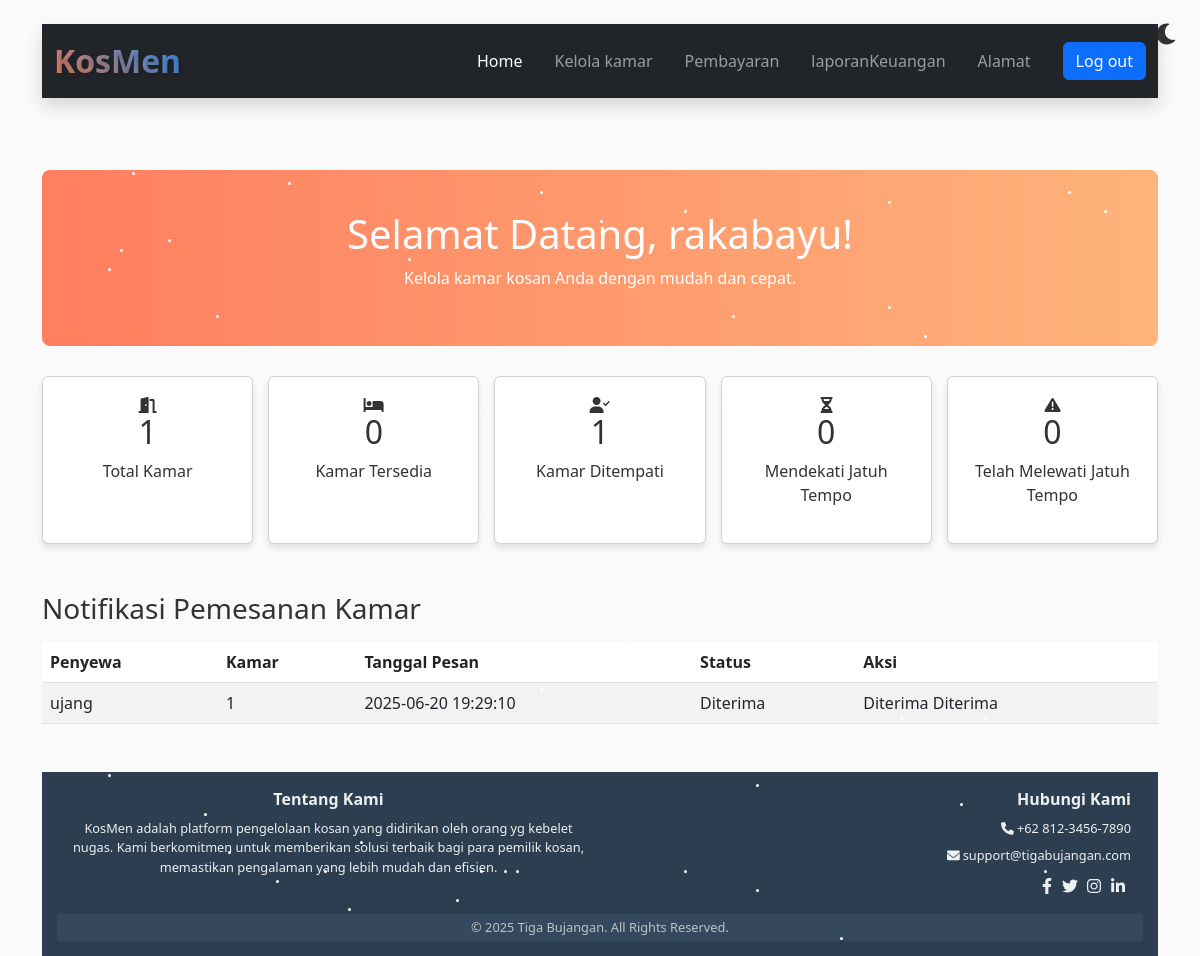
/commponent/dashboard.php (signed in), run on an earlier commit of the app's database.
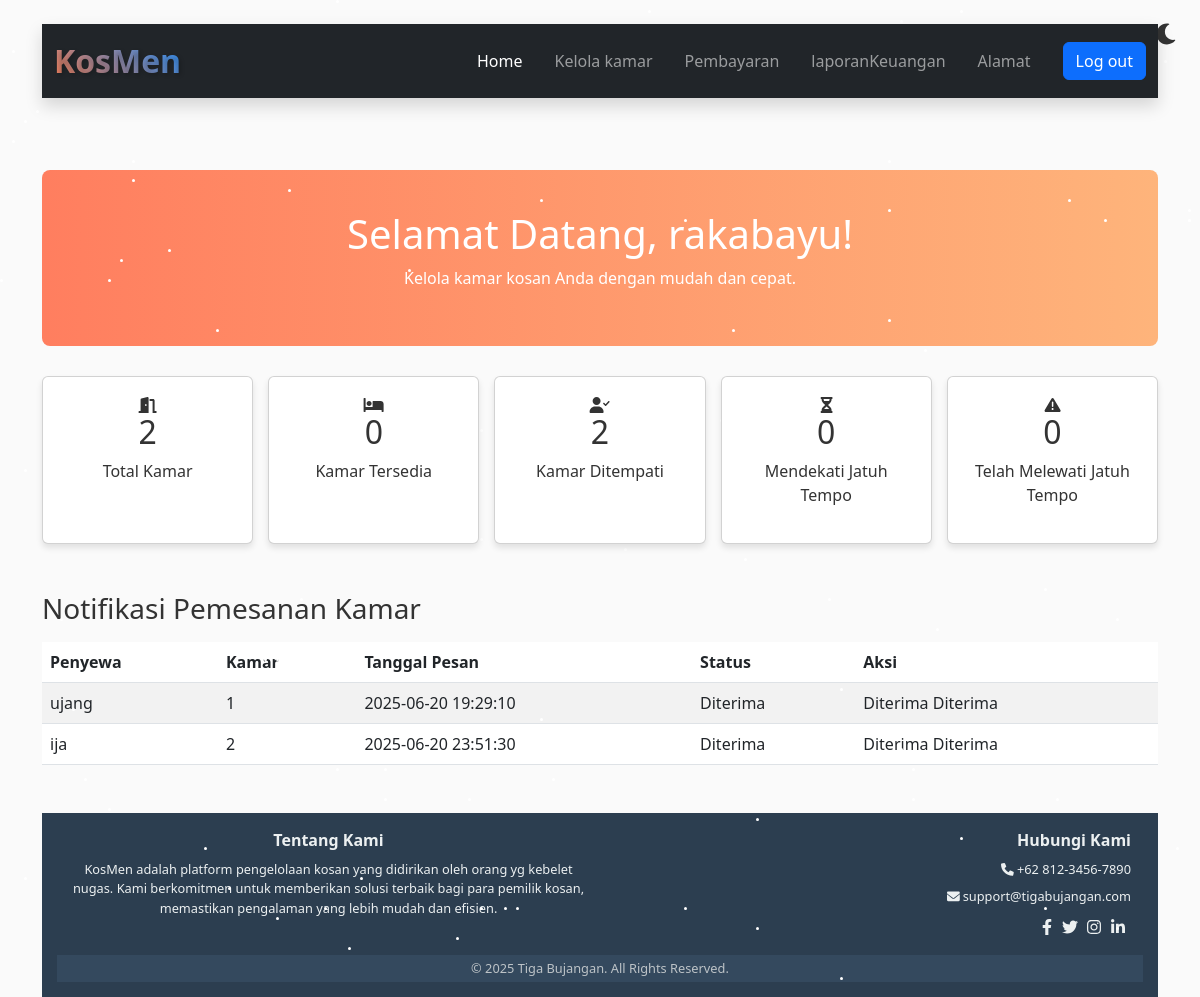
And on a later commit of the database.
### tables this page shows
CREATE TABLE `reservations` (
  `id` int(11) NOT NULL AUTO_INCREMENT,
  `user_id` int(11) NOT NULL,
  `room_id` int(11) NOT NULL,
  `pemilik_id` int(11) NOT NULL,
  `tanggal_pesan` datetime DEFAULT current_timestamp(),
  `status` enum('Menunggu','Diterima','Ditolak') DEFAULT 'Menunggu',
  `created_at` timestamp NOT NULL DEFAULT current_timestamp(),
  PRIMARY KEY (`id`),
  KEY `user_id` (`user_id`),
  KEY `room_id` (`room_id`),
  KEY `pemilik_id` (`pemilik_id`),
  CONSTRAINT `reservations_ibfk_1` FOREIGN KEY (`user_id`) REFERENCES `users` (`id`),
  CONSTRAINT `reservations_ibfk_2` FOREIGN KEY (`room_id`) REFERENCES `rooms` (`id`),
  CONSTRAINT `reservations_ibfk_3` FOREIGN KEY (`pemilik_id`) REFERENCES `users` (`id`)
);

CREATE TABLE `users` (
  `id` int(11) NOT NULL AUTO_INCREMENT,
  `username` varchar(255) NOT NULL,
  `password` varchar(255) NOT NULL,
  `email` varchar(255) NOT NULL,
  `role` varchar(10) NOT NULL,
  `nama_kosan` varchar(255) DEFAULT NULL,
  `created_at` timestamp NOT NULL DEFAULT current_timestamp(),
  `reset_token` varchar(255) DEFAULT NULL,
  `reset_token_expiry` datetime DEFAULT NULL,
  `no_gopay` varchar(20) DEFAULT NULL,
  `alamat_kosan` text DEFAULT NULL,
  `latitude` varchar(50) DEFAULT NULL,
  `longitude` varchar(50) DEFAULT NULL,
  `is_verified` tinyint(1) DEFAULT 0,
  `verification_token` varchar(100) DEFAULT NULL,
  `is_deleted` tinyint(1) DEFAULT 0,
  PRIMARY KEY (`id`)
);

CREATE TABLE `rooms` (
  `id` int(11) NOT NULL AUTO_INCREMENT,
  `number` varchar(50) NOT NULL,
  `price` decimal(10,2) NOT NULL,
  `status` enum('Kosong','Ditempati') NOT NULL,
  `facilities` text NOT NULL,
  `tenant_name` varchar(255) DEFAULT NULL,
  `tenant_phone` varchar(20) DEFAULT NULL,
  `tenant_email` varchar(255) NOT NULL,
  `tenant_date` date DEFAULT NULL,
  `last_payment_date` date DEFAULT NULL,
  `reminder_sent` tinyint(1) NOT NULL DEFAULT 0,
  `payment_status` enum('belum bayar','sudah bayar') NOT NULL,
  `days_left` int(11) NOT NULL,
  `user_id` int(10) unsigned NOT NULL,
  `photo` varchar(255) DEFAULT NULL,
  PRIMARY KEY (`id`),
  KEY `user_id` (`user_id`)
);

### commponent/dashboard.php (the view, shortened to what the changed rows need)
<?php
$host = 'localhost';
$dbname = 'users';
$username = 'root';
$password = '';
try {
    $pdo = new PDO("mysql:host=$host;dbname=$dbname", $username, $password);
    $pdo->setAttribute(PDO::ATTR_ERRMODE, PDO::ERRMODE_EXCEPTION);
} catch (PDOException $e) {
    die("Gagal terhubung ke database: " . $e->getMessage());
}
$user_id = $_SESSION['user_id'];
$stmt = $pdo->prepare("SELECT COUNT(*) FROM rooms WHERE user_id = ?");
$stmt->execute([$user_id]);
$totalRooms = $stmt->fetchColumn();
$stmt = $pdo->prepare("SELECT COUNT(*) FROM rooms WHERE status = 'Ditempati' AND user_id = ?");
$stmt->execute([$user_id]);
$occupiedRooms = $stmt->fetchColumn();
$availableRooms = $totalRooms - $occupiedRooms;
$stmt = $pdo->prepare("
    SELECT COUNT(*) AS count
    FROM rooms
    WHERE status = 'Ditempati'
    AND user_id = ?
    AND DATEDIFF(DATE_ADD(tenant_date, INTERVAL 1 MONTH), NOW()) BETWEEN 0 AND 3
");
$stmt->execute([$user_id]);
$dueSoon = $stmt->fetch(PDO::FETCH_ASSOC)['count'];
$stmt = $pdo->prepare("
    SELECT COUNT(*) AS count
    FROM rooms
    WHERE status = 'Ditempati'
    AND user_id = ?
    AND DATEDIFF(DATE_ADD(tenant_date, INTERVAL 1 MONTH), NOW()) < 0
");
$stmt->execute([$user_id]);
$overdue = $stmt->fetch(PDO::FETCH_ASSOC)['count'];
$stmt = $pdo->prepare("
    SELECT r.*, u.username AS penyewa, rm.number AS no_kamar
    FROM reservations r
    JOIN users u ON r.user_id = u.id
    JOIN rooms rm ON r.room_id = rm.id
    WHERE r.pemilik_id = ?
");
$stmt->execute([$_SESSION['user_id']]);
$pesanan = $stmt->fetchAll(PDO::FETCH_ASSOC);
?>
<!DOCTYPE html>
<html lang="en">
<head>
    <link href="https://cdn.jsdelivr.net/npm/bootstrap@5.3.0/dist/css/bootstrap.min.css" rel="stylesheet">
</head>
<body class="light-mode">
    <div class="stars">
        <?php for ($i = 0; $i < 100; $i++): ?>
            <span style="top: <?= rand(0, 100) ?>%; left: <?= rand(0, 100) ?>%; animation-delay: <?= rand(0, 5) ?>s;"></span>
        <?php endfor; ?>
    </div>
    <div class="container mt-4">
        <div class="banner">
            <h1>Selamat Datang, <?= htmlspecialchars($_SESSION['username']) ?>!</h1>
        </div>
        <div class="stats">
            <div class="card">
                <i class="fas fa-door-open icon"></i>
                <h2><?= $totalRooms ?></h2>
                <p>Total Kamar</p>
            </div>
            <div class="card">
                <h2><?= $availableRooms ?></h2>
            </div>
            <div class="card">
                <i class="fas fa-user-check icon"></i>
                <h2><?= $occupiedRooms ?></h2>
                <p>Kamar Ditempati</p>
            </div>
            <div class="card">
                <h2><?= $dueSoon ?></h2>
            </div>
            <div class="card">
                <h2><?= $overdue ?></h2>
            </div>
        </div>
<div class="mt-5">
    <?php if (count($pesanan) > 0): ?>
        <table class="table table-striped mt-3">
            <thead>
                <tr>
                    <th>Penyewa</th>
                    <th>Kamar</th>
                    <th>Tanggal Pesan</th>
                    <th>Status</th>
                    <th>Aksi</th>
                </tr>
            </thead>
            <tbody>
                <?php foreach ($pesanan as $p): ?>
                    <tr>
                        <td><?= htmlspecialchars($p['penyewa']) ?></td>
                        <td><?= htmlspecialchars($p['no_kamar']) ?></td>
                        <td><?= htmlspecialchars($p['tanggal_pesan']) ?></td>
                        <td><?= $p['status'] ?? 'Menunggu' ?></td>
                        <td>
                               <?php if (($p['status'] ?? 'Menunggu') === 'Menunggu'): ?>
                                <form method="GET" action="upload_qr.php" class="d-inline">
                                <input type="hidden" name="reservation_id" value="<?= $p['id'] ?>">
                                <button class="btn btn-success btn-sm">Terima</button>
                                </form>
                            <?php else: ?>
                                <?= htmlspecialchars($p['status']) ?>
                            <?php endif; ?>
                            <?php if (($p['status'] ?? 'Menunggu') === 'Menunggu'): ?>
                                <form method="POST" action="konfirmasi_pesan.php" class="d-inline">
                                    <input type="hidden" name="id" value="<?= $p['id'] ?>">
                                    <button name="aksi" value="ditolak" class="btn btn-danger btn-sm">Tolak</button>
                                </form>
                            <?php else: ?>
                                <?= htmlspecialchars($p['status']) ?>
                            <?php endif; ?>
                        </td>
                    </tr>
                <?php endforeach; ?>
            </tbody>
        </table>
    <?php else: ?>
        <p>Tidak ada pemesanan baru saat ini.</p>
    <?php endif; ?>
</div>
</body>
</html>

What changed in the data, as far as the page shows it:
added reservations: user.username "ija", room.number "2", tanggal_pesan "2025-06-20 23:51:30", status "Diterima"
Also different on the page:
$totalRooms: "1" → "2"
$occupiedRooms: "1" → "2"
